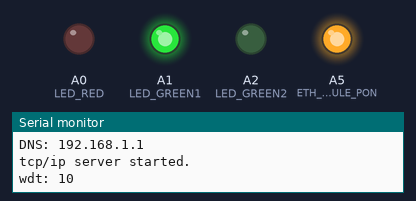
A sketch run on a simulated Arduino Uno, built with avr-gcc and run on an emulated ATmega328P. On the bench: output pins drawn as LEDs (lit = HIGH), the last lines printed to the serial monitor. WiFi joins after 1.5 s; servers stay silent unless stated; EEPROM starts erased.

Above: at 3.0 s.
At 4.5 s:
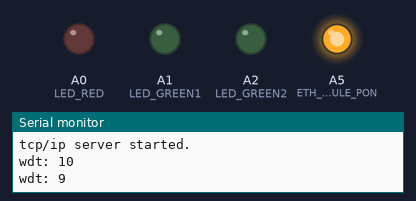
Timing chart, 0 to 5.8 s (numbered marks = the images above):
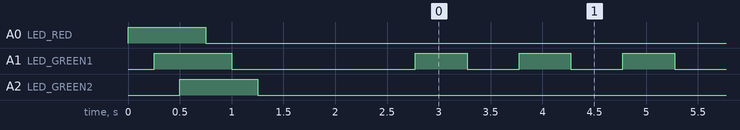

Measured:
- by itself, A0 (LED_RED): repeats every 0.04 s: HIGH 0.02 s, LOW 0.02 s, until it stays HIGH from 11.9 s
- by itself, A1 (LED_GREEN1): HIGH → LOW at 1.0 s, → HIGH 1.8 s later, → LOW 0.50 s later, → HIGH 0.50 s later, … (80 changes in this stretch)
- by itself, A2 (LED_GREEN2): goes LOW 10.5 s, HIGH 0.02 s, LOW 0.02 s, HIGH 0.02 s, then LOW

The sketch:

arduino_poe_ip_relay.ino
```cpp
#include <UIPEthernet.h>
#include <EEPROM.h>
#include <TrueRandom.h>

#define LED_RED A0
#define LED_GREEN1 A1
#define LED_GREEN2 A2
#define ETH_MODULE_PON A5

#define WDTINITVALUE 10
int wdtvalue = WDTINITVALUE;

EthernetServer server = EthernetServer(23);

bool ok = false;
static uint32_t cpualivetimer = 0;

void(* resetFunc) (void) = 0;

void LEDInit() {
  pinMode(LED_RED, OUTPUT);
  pinMode(LED_GREEN1, OUTPUT);
  pinMode(LED_GREEN2, OUTPUT);
}

void ETHModuleInit() {
  pinMode(ETH_MODULE_PON, OUTPUT);
  digitalWrite(ETH_MODULE_PON, LOW);
}

void LEDTest() {
  digitalWrite(LED_RED, HIGH);
  delay(250);
  digitalWrite(LED_GREEN1, HIGH);
  delay(250);
  digitalWrite(LED_GREEN2, HIGH);
  delay(250);
  digitalWrite(LED_RED, LOW);
  delay(250);
  digitalWrite(LED_GREEN1, LOW);
  delay(250);
  digitalWrite(LED_GREEN2, LOW);
}

void LEDindicateWdtLimit() {
  int i = 0;
  for (i = 0; i < 2; i++) {
    digitalWrite(LED_RED, HIGH);
    digitalWrite(LED_GREEN1, HIGH);
    digitalWrite(LED_GREEN2, HIGH);

    delay(20);

    digitalWrite(LED_RED, LOW);
    digitalWrite(LED_GREEN1, LOW);
    digitalWrite(LED_GREEN2, LOW);

    delay(20);
  }
}

void LEDindicateWdtActive() {
  digitalWrite(LED_RED, HIGH);
}

void LEDindicateWdtInactive() {
  digitalWrite(LED_RED, LOW);
}

void LEDindicateReboot() {
  int i = 0;
  for (i = 0; i < 10; i++) {
    digitalWrite(LED_RED, HIGH);
    digitalWrite(LED_GREEN1, HIGH);
    digitalWrite(LED_GREEN2, HIGH);

    delay(20);

    digitalWrite(LED_RED, LOW);
    digitalWrite(LED_GREEN1, LOW);
    digitalWrite(LED_GREEN2, LOW);

    delay(20);
  }
}

void LEDindicateAlive() {
  if (millis() > cpualivetimer) {
    cpualivetimer = millis() + 500;
    digitalWrite(LED_GREEN1, !digitalRead(LED_GREEN1));
  }
}

void LEDindicateActivity() {
  int i = 0;
  for (i = 0; i < 2; i++) {
    digitalWrite(LED_GREEN2, HIGH);
    delay(50);
    digitalWrite(LED_GREEN2, LOW);
    delay(50);
  }
}

void poweronEthModule() {
  digitalWrite(ETH_MODULE_PON, HIGH);
}

void setup()
{
  Serial.begin(115200);
  Serial.println("arduino_poe_ip_relay v1.2 starting...");

  ETHModuleInit();
  Serial.println("eth module init done.");

  LEDInit();
  Serial.println("led init done.");

  LEDTest();
  Serial.println("led test done.");

  poweronEthModule();
  Serial.println("powering eth module on done.");

  uint8_t mac[6] = { 0x06,0x02,0x03,0x04,0x05,0x06 };
  if (EEPROM.read(1) != '#') {
    Serial.println(F("\nWriting EEProm..."));

    EEPROM.write(1, '#');

    for (int i = 3; i < 6; i++) {
      EEPROM.write(i, TrueRandom.randomByte());
    }
  }

  // read 3 last MAC octets
  for (int i = 3; i < 6; i++) {
      mac[i] = EEPROM.read(i);
  }

  Serial.print("MAC: ");
  for (int i = 0; i < 6; i++) {
    Serial.print(mac[i], HEX);
        if (i<5)
          Serial.print(':');
    }
  Serial.println();


  Ethernet.begin(mac);
  Serial.println("ethernet init done.");

  Serial.print(F("IP: "));
  Serial.println(Ethernet.localIP());
  Serial.print(F("Subnet: "));
  Serial.println(Ethernet.subnetMask());
  Serial.print(F("Gateway: "));
  Serial.println(Ethernet.gatewayIP());
  Serial.print(F("DNS: "));
  Serial.println(Ethernet.dnsServerIP());

  server.begin();
  Serial.println(F("tcp/ip server started."));
}


static uint32_t timer = 0;

void handleWatchdog() {
  if (millis() > timer) {
    timer = millis() + 1000;
    Serial.print("wdt: ");
    Serial.println(wdtvalue--);

    if (wdtvalue > 0) {
      LEDindicateWdtInactive();
    }
    if (wdtvalue == 0) {
      // host gave up controlling. switching to emergeny state

      LEDindicateWdtLimit();
      Serial.println("wdt limit!!");
      LEDindicateWdtActive();

      int i = 2;
      for (i = 2; i < 10; i++) {

        // please note: relais are switched off by HIGH, not by LOW
        digitalWrite(i, HIGH);
      }
    }

    if (wdtvalue <= -100) {
      LEDindicateReboot();
      Serial.print("100 sec no answer from client, now restting cpu");
      resetFunc();
    }
  }
}

void loop()
{
  size_t size;

  handleWatchdog();
  LEDindicateAlive();

  if (EthernetClient client = server.available())
  {
    while ((size = client.available()) > 0) {
      handleWatchdog();
      LEDindicateAlive();

      uint8_t* msg = (uint8_t*)malloc(size);
      size = client.read(msg, size);
      Serial.print("message: ");
      Serial.write(msg, size);
      Serial.println();

      if (size >= 2) {
        int pin = msg[1] - 0x30;
        pin += 10 * (msg[0] - 0x30);

        byte command = msg[2];

        // comparison with >= instead of == cause mac os x terminal sends \r\n at the end of the line
        if (size >= 6 && command == 'P') { //PWM
          byte value = msg[5] - 0x30;
          value += 10 * (msg[4] - 0x30);
          value += 100 * (msg[3] - 0x30);

          pinMode(pin, OUTPUT);
          analogWrite(pin, value);

          ok = true;
        }

        if (size >= 4 && command == 'O') { //OUTPUT
          int value = msg[3] - 0x30;

          pinMode(pin, OUTPUT);
          digitalWrite(pin, value);

          ok = true;
        }

        if (size >= 2 && msg[2] == 'X') { // query value of a specific pin
          //byte value = EEPROM.read(pin);
          client.print("PIN ");
          client.print(pin);
          client.print(" read: ");
          client.print(digitalRead(pin));

          ok = true;
        }
        if (size >= 2 && msg[2] == 'Y') { // query values of multiple pins 0-10
          int i=0;
          for (i=0; i<10; i++) {
            client.print(" PIN ");
            client.print(i);
            client.print(": ");
            client.print(digitalRead(i));
          }

          ok = true;
        }
      }
      free(msg);
    }

    if (ok == 1) {
      client.print("ACK. WDT: ");
      client.println(wdtvalue);

      wdtvalue = WDTINITVALUE;
      LEDindicateActivity();

    }

    if (ok == 0) {
      client.println("BAD");
      /*client.println("usage: xxPyyy, e.g. 05P085 - Port 05 PWM 085%");
      client.println("       xxOy,   e.g. 06O1   - Port 06 OUT on");
      client.println("       xxIy,   e.g. 07I    - Read Port 07 Digital Status");
      */
    }
    client.stop();
  }
}
```
